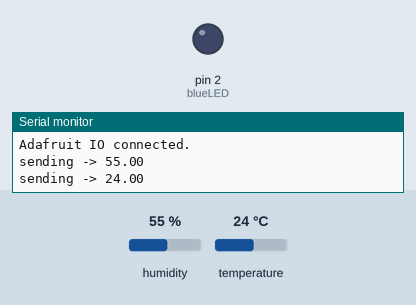
Recording of a sketch running on a simulated Arduino Uno, built with avr-gcc and run on an emulated ATmega328P. On the bench: output pins drawn as LEDs (lit = HIGH), the last lines printed to the serial monitor. The test bench sets the inputs (shaded band); at power-on: humidity 55 %, temperature 24 °C.

Above: at 2.7 s.
2.8 s: humidity set to 52 %
8.6 s: humidity set to 49 %
At 13.2 s:
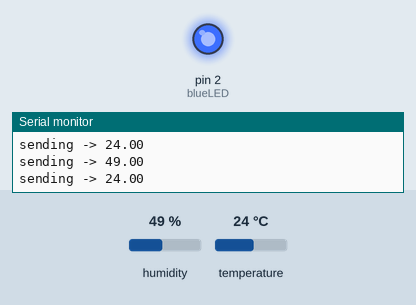
14.4 s: humidity set to 68 %
At 18.0 s:
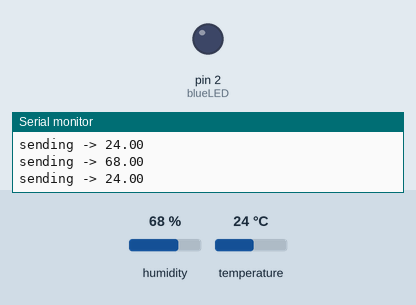
20.2 s: humidity set to 22 %
At 22.8 s:
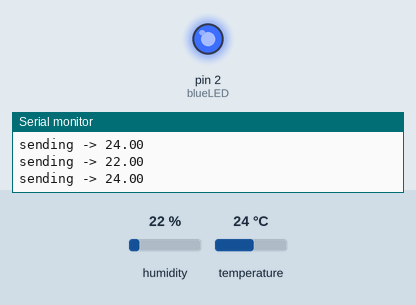
Timing chart, 0 to 24.3 s (numbered marks = the images above; inputs shaded):
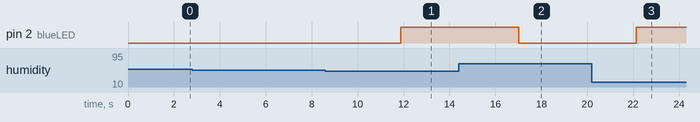

The sketch:

4_Cloud.ino
```cpp
// NOTA: INSTALAR LIBRERÍA Adafuit
// Programa --> Incluír libería --> Administrar Bibliotecas --> Adafruit IO Arduino (4.2.3)


#include "DHT.h"
#include "config.h"

#define DHTPIN 13
#define DHTTYPE DHT11   // Escribir DHT11 o DHT22 según sea el caso.

#define blueLED 02

DHT dht(DHTPIN, DHTTYPE);
AdafruitIO_Feed *humidity = io.feed("humedad");
AdafruitIO_Feed *temperature = io.feed("temperatura");


void setup() {
   Serial.begin(9600);
   delay(10);
   Serial.println("Connecting to Cloud");

   pinMode(blueLED, OUTPUT);
   dht.begin();

   io.connect();
   while(io.status() < AIO_CONNECTED) {
    Serial.print(".");
    delay(500);
  }

  Serial.println();
  Serial.println(io.statusText());
}

void loop() {

  io.run();

  float t = dht.readTemperature();
  float h = dht.readHumidity();

  if (isnan(h) || isnan(t)) {
    Serial.println("SENSOR NO ENCONTRADO... REVISAR CONEXIÓN");
    return;
  }

  if(h>50){
    digitalWrite(blueLED, !HIGH);
  }
  else{
    digitalWrite(blueLED, !LOW);
  }

  Serial.print("sending -> ");
  Serial.println(h);
  Serial.print("sending -> ");
  Serial.println(t);

  humidity ->save(h);
  temperature ->save(t);
  delay(5000);
}
```

config.h
```cpp
/************************ Adafruit IO Config *******************************/

// visit io.adafruit.com if you need to create an account,
// or if you need your Adafruit IO key.
#define IO_USERNAME  "your_username"
#define IO_KEY       "your_key"

/******************************* WIFI **************************************/

// the AdafruitIO_WiFi client will work with the following boards:
//   - HUZZAH ESP8266 Breakout -> https://www.adafruit.com/products/2471
//   - Feather HUZZAH ESP8266 -> https://www.adafruit.com/products/2821
//   - Feather HUZZAH ESP32 -> https://www.adafruit.com/product/3405
//   - Feather M0 WiFi -> https://www.adafruit.com/products/3010
//   - Feather WICED -> https://www.adafruit.com/products/3056
//   - Adafruit PyPortal -> https://www.adafruit.com/product/4116
//   - Adafruit Metro M4 Express AirLift Lite ->
//   https://www.adafruit.com/product/4000
//   - Adafruit AirLift Breakout -> https://www.adafruit.com/product/4201
//   - Adafruit AirLift Shield -> https://www.adafruit.com/product/4285
//   - Adafruit AirLift FeatherWing -> https://www.adafruit.com/product/4264

#define WIFI_SSID "your_ssid"
#define WIFI_PASS "your_pass"

// uncomment the following line if you are using airlift
// #define USE_AIRLIFT

// uncomment the following line if you are using winc1500
// #define USE_WINC1500

// uncomment the following line if you are using mrk1010 or nano 33 iot
//#define ARDUINO_SAMD_MKR1010

// comment out the following lines if you are using fona or ethernet
#include "AdafruitIO_WiFi.h"

#if defined(USE_AIRLIFT) || defined(ADAFRUIT_METRO_M4_AIRLIFT_LITE) ||         \
    defined(ADAFRUIT_PYPORTAL)
// Configure the pins used for the ESP32 connection
#if !defined(SPIWIFI_SS) // if the wifi definition isnt in the board variant
// Don't change the names of these #define's! they match the variant ones
#define SPIWIFI SPI
#define SPIWIFI_SS 10 // Chip select pin
#define NINA_ACK 9    // a.k.a BUSY or READY pin
#define NINA_RESETN 6 // Reset pin
#define NINA_GPIO0 -1 // Not connected
#endif
AdafruitIO_WiFi io(IO_USERNAME, IO_KEY, WIFI_SSID, WIFI_PASS, SPIWIFI_SS,
                   NINA_ACK, NINA_RESETN, NINA_GPIO0, &SPIWIFI);
#else
AdafruitIO_WiFi io(IO_USERNAME, IO_KEY, WIFI_SSID, WIFI_PASS);
#endif
/******************************* FONA **************************************/

// the AdafruitIO_FONA client will work with the following boards:
//   - Feather 32u4 FONA -> https://www.adafruit.com/product/3027

// uncomment the following two lines for 32u4 FONA,
// and comment out the AdafruitIO_WiFi client in the WIFI section
// #include "AdafruitIO_FONA.h"
// AdafruitIO_FONA io(IO_USERNAME, IO_KEY);

/**************************** ETHERNET ************************************/

// the AdafruitIO_Ethernet client will work with the following boards:
//   - Ethernet FeatherWing -> https://www.adafruit.com/products/3201

// uncomment the following two lines for ethernet,
// and comment out the AdafruitIO_WiFi client in the WIFI section
// #include "AdafruitIO_Ethernet.h"
// AdafruitIO_Ethernet io(IO_USERNAME, IO_KEY);
```

Measured:
- the behaviour switches between 51 and 50 % on humidity (found by bisection; images 0 and 1)
- after the input at 8.6 s, pin 2 (blueLED): LOW → HIGH after 3.3 s
- after the input at 14.4 s, pin 2 (blueLED): HIGH → LOW after 2.6 s
- after the input at 20.2 s, pin 2 (blueLED): LOW → HIGH after 1.9 s
